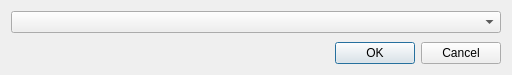
<?xml version="1.0" encoding="UTF-8"?>
<ui version="4.0">
 <class>TargetSelectDialog</class>
 <widget class="QDialog" name="TargetSelectDialog">
  <property name="geometry">
   <rect>
    <x>0</x>
    <y>0</y>
    <width>512</width>
    <height>75</height>
   </rect>
  </property>
  <property name="windowTitle">
   <string>選択</string>
  </property>
  <property name="windowIcon">
   <iconset>
    <normaloff>img/ZipCodeSearch.gif</normaloff>img/ZipCodeSearch.gif</iconset>
  </property>
  <layout class="QVBoxLayout" name="verticalLayout">
   <item>
    <layout class="QVBoxLayout" name="verticalLayout_2">
     <item>
      <widget class="QComboBox" name="selectComboBox"/>
     </item>
     <item>
      <spacer name="verticalSpacer">
       <property name="orientation">
        <enum>Qt::Vertical</enum>
       </property>
       <property name="sizeHint" stdset="0">
        <size>
         <width>20</width>
         <height>40</height>
        </size>
       </property>
      </spacer>
     </item>
    </layout>
   </item>
   <item>
    <widget class="QDialogButtonBox" name="buttonBox">
     <property name="orientation">
      <enum>Qt::Horizontal</enum>
     </property>
     <property name="standardButtons">
      <set>QDialogButtonBox::Cancel|QDialogButtonBox::Ok</set>
     </property>
    </widget>
   </item>
  </layout>
 </widget>
 <resources/>
 <connections>
  <connection>
   <sender>buttonBox</sender>
   <signal>accepted()</signal>
   <receiver>TargetSelectDialog</receiver>
   <slot>accept()</slot>
   <hints>
    <hint type="sourcelabel">
     <x>248</x>
     <y>254</y>
    </hint>
    <hint type="destinationlabel">
     <x>157</x>
     <y>274</y>
    </hint>
   </hints>
  </connection>
  <connection>
   <sender>buttonBox</sender>
   <signal>rejected()</signal>
   <receiver>TargetSelectDialog</receiver>
   <slot>reject()</slot>
   <hints>
    <hint type="sourcelabel">
     <x>316</x>
     <y>260</y>
    </hint>
    <hint type="destinationlabel">
     <x>286</x>
     <y>274</y>
    </hint>
   </hints>
  </connection>
 </connections>
</ui>
